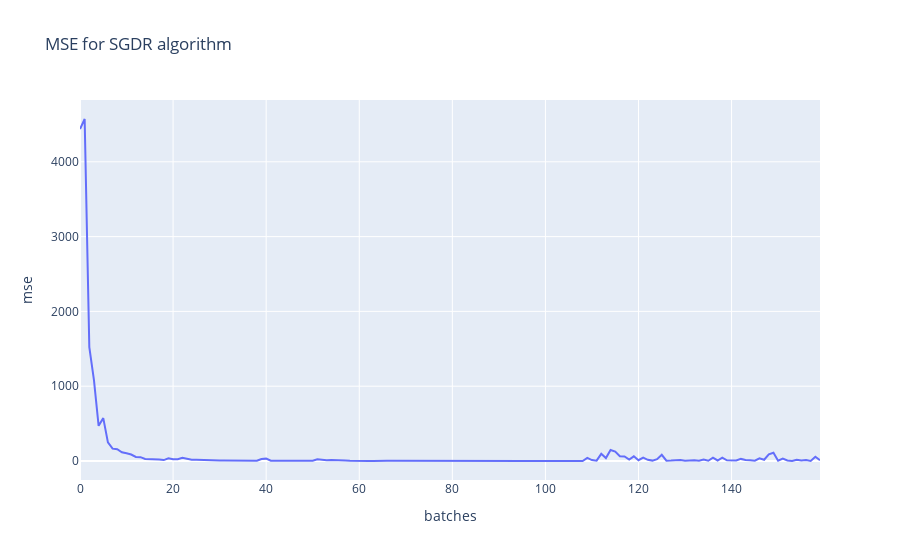

Notebook code cell kept with this figure:
### Code cell
fig = px.line(y = sgdr_mse, title="MSE for SGDR algorithm", labels={"x":"batches", "y":"mse"})
fig.show()

### Figure 1 — Plotly figure (JSON) as saved in the notebook; plotly's stock layout.template omitted (floating-point values rounded to 4 significant figures; data arrays with more than 128 entries replaced by an {"elided": "..."} marker saying what was removed)
{"data": [{"hovertemplate": "batches=%{x}<br>mse=%{y}<extra></extra>", "legendgroup": "", "line": {"color": "#636efa", "dash": "solid"}, "mode": "lines", "name": "", "orientation": "v", "showlegend": false, "type": "scatter", "x": {"elided": "160 int values"}, "xaxis": "x", "y": {"elided": "160 float values"}, "yaxis": "y"}], "layout": {"legend": {"tracegroupgap": 0}, "title": {"text": "MSE for SGDR algorithm"}, "xaxis": {"anchor": "y", "domain": [0, 1], "title": {"text": "batches"}}, "yaxis": {"anchor": "x", "domain": [0, 1], "title": {"text": "mse"}}}}
